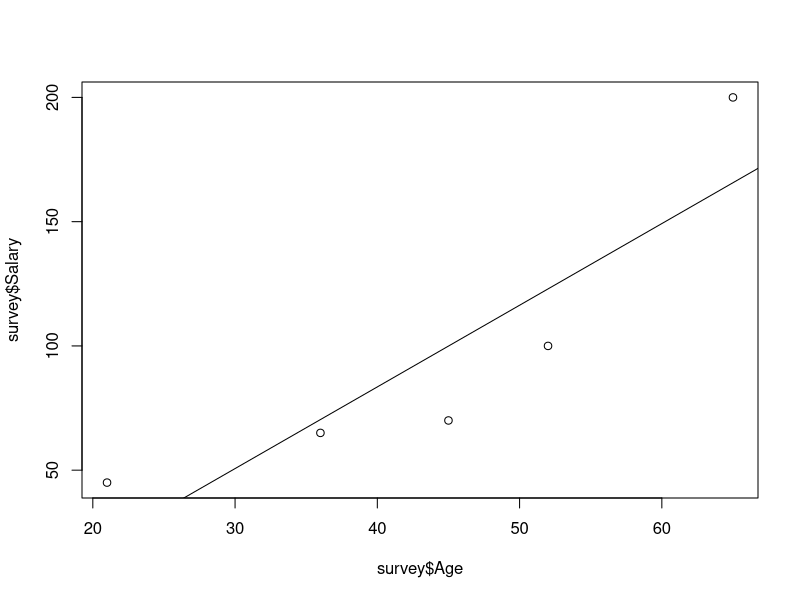
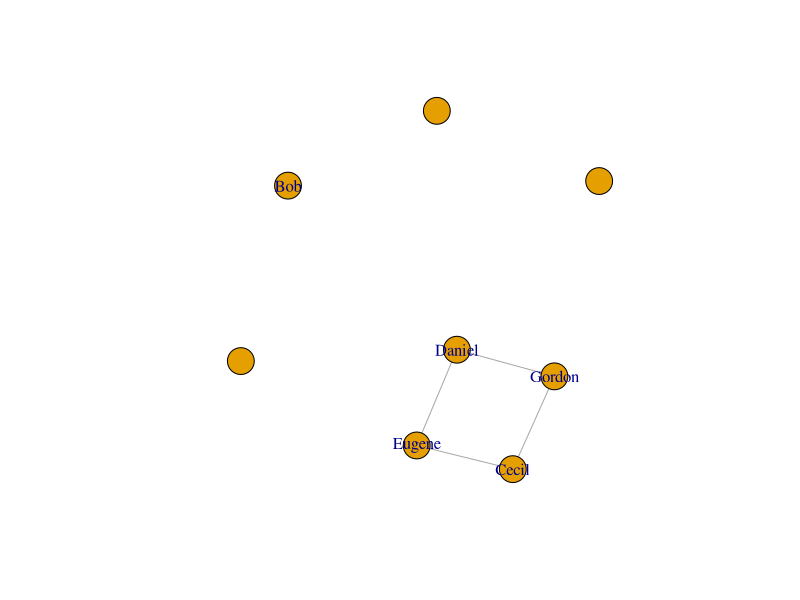
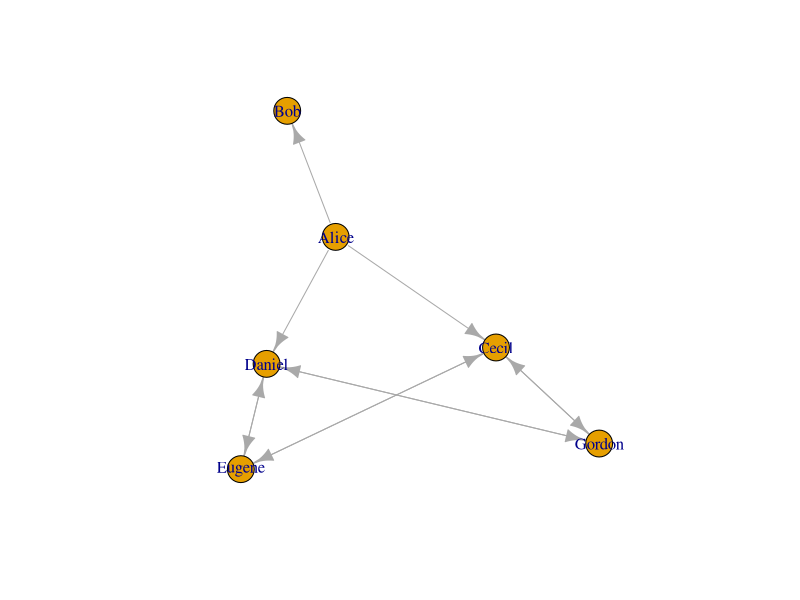

Here is the R script that generated these plots, in order: (Note: this script raises an error after producing the figures.)
pause <- function() {}

### R objects, (real) numbers
a <- 3
a
b <- 4
b
a + b

pause()

### Case sensitive
A <- 16
a
A

pause()

### Vector objects
a <- c(1, 2, 3, 4, 5, 6, 7, 8, 9, 10)
a
b <- 1:100
b
a[1]
b[1:5]
a[1] <- 10
a
a[1:4] <- 2
a

pause()

### Vector arithmetic
a * 2 + 1

pause()

### Functions
ls()
length(a)
mean(a)
sd(a)
sd
c

pause()

### Getting help
# ?sd
# ??"standard deviation"
# RSiteSearch("network betweenness")

pause()

### Classes
class(2)
class(1:10)
class(sd)

pause()

### Character vectors
char.vec <- c("this", "is", "a", "vector", "of", "characters")
char_vec <- char.vec
char.vec[1]

pause()

### Index vectors
age <- c(45, 36, 65, 21, 52, 19)
age[1]
age[1:5]
age[c(2, 5, 6)]

b[seq(1, 100, by = 2)]

pause()

### Named vectors
names(age) <- c("Alice", "Bob", "Cecil", "David", "Eve", "Fiona")
age
age["Bob"]
age[c("Eve", "David", "David")]

pause()

### Indexing with logical vectors
age[c(FALSE, TRUE, FALSE, TRUE, FALSE, TRUE)]
names(age)[age > 40]
age > 40

pause()

### Matrices
M <- matrix(1:20, 10, 2)
M
M2 <- matrix(1:20, 10, 2, byrow = TRUE) ## Named argument!
M2
M[1, 1]
M[1, ]
M[, 1]
M[1:5, 2]

pause()

### Generic functions
sd(a)
sd(M)
class(a)
class(M)

pause()

### Lists
l <- list(1:10, "Hello!", diag(5))
l
l[[1]]
l[2:3]
l
l2 <- list(A = 1:10, H = "Hello!", M = diag(5))
l2
l2$A
l2$M

pause()

### Factors
countries <- c(
  "SUI", "USA", "GBR", "GER", "SUI",
  "SUI", "GBR", "GER", "FRA", "GER"
)
countries
fcountries <- factor(countries)
fcountries
levels(fcountries)

pause()

### Data frames
survey <- data.frame(
  row.names = c("Alice", "Bob", "Cecil", "David", "Eve"),
  Sex = c("F", "M", "F", "F", "F"),
  Age = c(45, 36, 65, 21, 52),
  Country = c("SUI", "USA", "SUI", "GBR", "USA"),
  Married = c(TRUE, FALSE, FALSE, TRUE, TRUE),
  Salary = c(70, 65, 200, 45, 100)
)
survey
survey$Sex
plot(survey$Age, survey$Salary)
AS.model <- lm(Salary ~ Age, data = survey)
AS.model
summary(AS.model)
abline(AS.model)

tapply(survey$Salary, survey$Country, mean)

pause()

### Packages
# install.packages("igraph")
# library(help="igraph")
library(igraph)
sessionInfo()

pause()

### Graphs
## Create a small graph, A->B, A->C, B->C, C->E, D
## A=1, B=2, C=3, D=4, E=5
g <- make_graph(c(1, 2, 1, 3, 2, 3, 3, 5), n = 5)

pause()

### Print a graph to the screen
g

pause()

### Create an undirected graph as well
## A--B, A--C, B--C, C--E, D
g2 <- make_graph(c(1, 2, 1, 3, 2, 3, 3, 5), n = 5, dir = FALSE)
g2

pause()

### Is this object an igraph graph?
is_igraph(g)
is_igraph(1:10)

pause()

### Summary, number of vertices, edges
summary(g)
vcount(g)
ecount(g)

pause()

### Is the graph directed?
is_directed(g)
is_directed(g2)

pause()

### Convert from directed to undirected
as.undirected(g)

pause()

### And back
as.directed(as.undirected(g))

pause()

### Multiple edges
g <- make_graph(c(1, 2, 1, 2, 1, 3, 2, 3, 4, 5), n = 5)
g

is_simple(g)
which_multiple(g)

pause()

### Remove multiple edges
g <- simplify(g)
is_simple(g)

pause()

### Loop edges
g <- make_graph(c(1, 1, 1, 2, 1, 3, 2, 3, 4, 5), n = 5)
g

is_simple(g)
which_loop(g)

pause()

### Remove loop edges
g <- simplify(g)
is_simple(g)

pause()

### Naming vertices
g <- make_ring(10)
V(g)$name <- letters[1:10]
V(g)$name
g
print(g, v = T)

pause()

### Create undirected example graph
g2 <- graph_from_literal(
  Alice - Bob:Cecil:Daniel,
  Cecil:Daniel - Eugene:Gordon
)
print(g2, v = T)

pause()

### Remove Alice
g3 <- delete_vertices(g2, match("Alice", V(g2)$name))

pause()

### Add three new vertices
g4 <- add_vertices(g3, 3)
print(g4, v = T)
igraph_options(
  print.vertex.attributes = TRUE,
  plot.layout = layout_with_fr
)
g4
plot(g4)

pause()

### Add three new vertices, with names this time
g4 <- add_vertices(g3, 3, attr = list(name = c("Helen", "Ike", "Jane")))
g4

pause()

### Add some edges as well
g4 <- add_edges(g4, match(c("Helen", "Jane", "Ike", "Jane"), V(g4)$name))
g4

pause()

### Edge sequences, first create a directed example graph
g2 <- graph_from_literal(
  Alice -+ Bob:Cecil:Daniel,
  Cecil:Daniel +-+ Eugene:Gordon
)
print(g2, v = T)
plot(g2, layout = layout_with_kk, vertex.label = V(g2)$name)

pause()

### Sequence of all edges
E(g2)

pause()

### Edge from a vertex to another
E(g2, P = c(1, 2))

pause()

### Delete this edge
g3 <- delete_edges(g2, E(g2, P = c(1, 2)))
g3

pause()

### Get the id of the edge
as.vector(E(g2, P = c(1, 2)))

pause()

### All adjacent edges of a vertex
E(g2)[adj(3)]

pause()

### Or multiple vertices
E(g2)[adj(c(3, 1))]

pause()

### Outgoing edges
E(g2)[from(3)]

pause()

### Incoming edges
E(g2)[to(3)]

pause()

### Edges along a path
E(g2, path = c(1, 4, 5))
